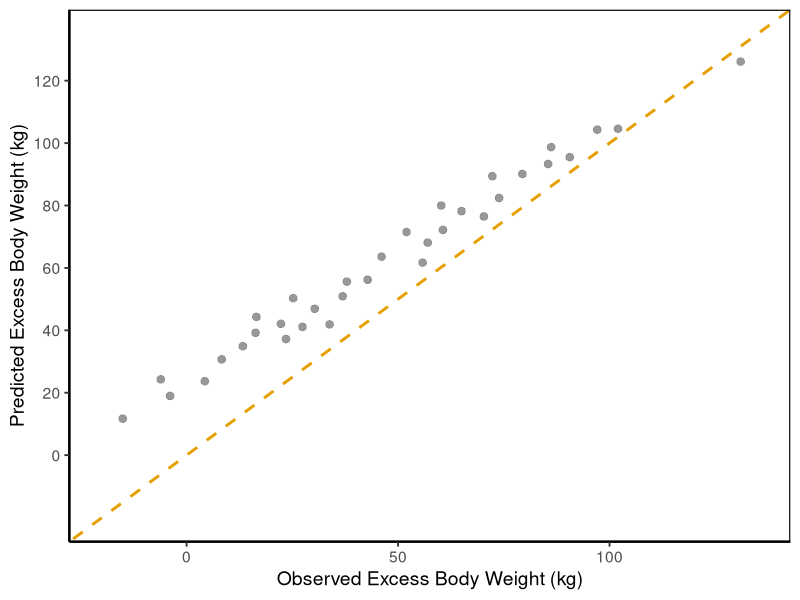

R code for this plot:
library(ggplot2)
library(svglite)

df = read.csv("data.csv")

p = ggplot(df, aes(x = ebw_observed, y = ebw_predicted)) +
  geom_abline(slope = 1, intercept = 0, color = "#E69F00", linetype = "dashed", linewidth = 1.0) +
  geom_point(size = 2.5, alpha = 0.8, color = "grey50", stroke = 0.3) +
  scale_x_continuous(breaks = c(0, 50, 100), limits = c(-20, 135)) +
  scale_y_continuous(breaks = c(0, 20, 40, 60, 80, 100, 120), limits = c(-20, 135)) +
  labs(
    x = "Observed Excess Body Weight (kg)",
    y = "Predicted Excess Body Weight (kg)"
  ) +
  theme_classic(base_size = 14) +
  theme(
    axis.line = element_line(linewidth = 0.8),
    panel.border = element_rect(color = "black", fill = NA, linewidth = 0.8)
  )

ggsave("fig1e.svg", p, width = 5, height = 4)
